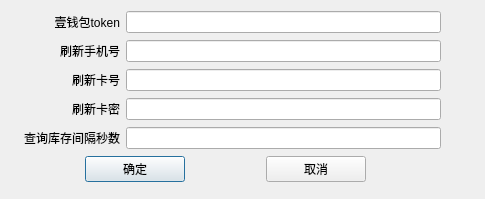
<?xml version="1.0" encoding="UTF-8"?>
<ui version="4.0">
 <class>SettingDialog</class>
 <widget class="QDialog" name="SettingDialog">
  <property name="geometry">
   <rect>
    <x>0</x>
    <y>0</y>
    <width>485</width>
    <height>199</height>
   </rect>
  </property>
  <property name="windowTitle">
   <string>设置</string>
  </property>
  <widget class="QWidget" name="layoutWidget">
   <property name="geometry">
    <rect>
     <x>10</x>
     <y>10</y>
     <width>431</width>
     <height>173</height>
    </rect>
   </property>
   <layout class="QVBoxLayout" name="verticalLayout">
    <item>
     <layout class="QHBoxLayout" name="horizontalLayout">
      <item>
       <widget class="QLabel" name="label">
        <property name="minimumSize">
         <size>
          <width>110</width>
          <height>0</height>
         </size>
        </property>
        <property name="text">
         <string>壹钱包token</string>
        </property>
        <property name="alignment">
         <set>Qt::AlignRight|Qt::AlignTrailing|Qt::AlignVCenter</set>
        </property>
       </widget>
      </item>
      <item>
       <widget class="QLineEdit" name="yqbTokenEdit"/>
      </item>
     </layout>
    </item>
    <item>
     <layout class="QHBoxLayout" name="horizontalLayout_2">
      <item>
       <widget class="QLabel" name="label_2">
        <property name="minimumSize">
         <size>
          <width>110</width>
          <height>0</height>
         </size>
        </property>
        <property name="text">
         <string>刷新手机号</string>
        </property>
        <property name="alignment">
         <set>Qt::AlignRight|Qt::AlignTrailing|Qt::AlignVCenter</set>
        </property>
       </widget>
      </item>
      <item>
       <widget class="QLineEdit" name="yqbMobileEdit"/>
      </item>
     </layout>
    </item>
    <item>
     <layout class="QHBoxLayout" name="horizontalLayout_3">
      <item>
       <widget class="QLabel" name="label_3">
        <property name="minimumSize">
         <size>
          <width>110</width>
          <height>0</height>
         </size>
        </property>
        <property name="text">
         <string>刷新卡号</string>
        </property>
        <property name="alignment">
         <set>Qt::AlignRight|Qt::AlignTrailing|Qt::AlignVCenter</set>
        </property>
       </widget>
      </item>
      <item>
       <widget class="QLineEdit" name="yqbCouponIdEdit"/>
      </item>
     </layout>
    </item>
    <item>
     <layout class="QHBoxLayout" name="horizontalLayout_4">
      <item>
       <widget class="QLabel" name="label_4">
        <property name="minimumSize">
         <size>
          <width>110</width>
          <height>0</height>
         </size>
        </property>
        <property name="text">
         <string>刷新卡密</string>
        </property>
        <property name="alignment">
         <set>Qt::AlignRight|Qt::AlignTrailing|Qt::AlignVCenter</set>
        </property>
       </widget>
      </item>
      <item>
       <widget class="QLineEdit" name="yqbCouponPasswordEdit"/>
      </item>
     </layout>
    </item>
    <item>
     <layout class="QHBoxLayout" name="horizontalLayout_5">
      <item>
       <widget class="QLabel" name="label_5">
        <property name="minimumSize">
         <size>
          <width>110</width>
          <height>0</height>
         </size>
        </property>
        <property name="text">
         <string>查询库存间隔秒数</string>
        </property>
        <property name="alignment">
         <set>Qt::AlignRight|Qt::AlignTrailing|Qt::AlignVCenter</set>
        </property>
       </widget>
      </item>
      <item>
       <widget class="QLineEdit" name="queryStockIntervalEdit"/>
      </item>
     </layout>
    </item>
    <item>
     <layout class="QHBoxLayout" name="horizontalLayout_6">
      <item>
       <widget class="QPushButton" name="okButton">
        <property name="maximumSize">
         <size>
          <width>100</width>
          <height>16777215</height>
         </size>
        </property>
        <property name="text">
         <string>确定</string>
        </property>
       </widget>
      </item>
      <item>
       <widget class="QPushButton" name="cancelButton">
        <property name="maximumSize">
         <size>
          <width>100</width>
          <height>16777215</height>
         </size>
        </property>
        <property name="text">
         <string>取消</string>
        </property>
       </widget>
      </item>
     </layout>
    </item>
   </layout>
  </widget>
 </widget>
 <resources/>
 <connections/>
</ui>
